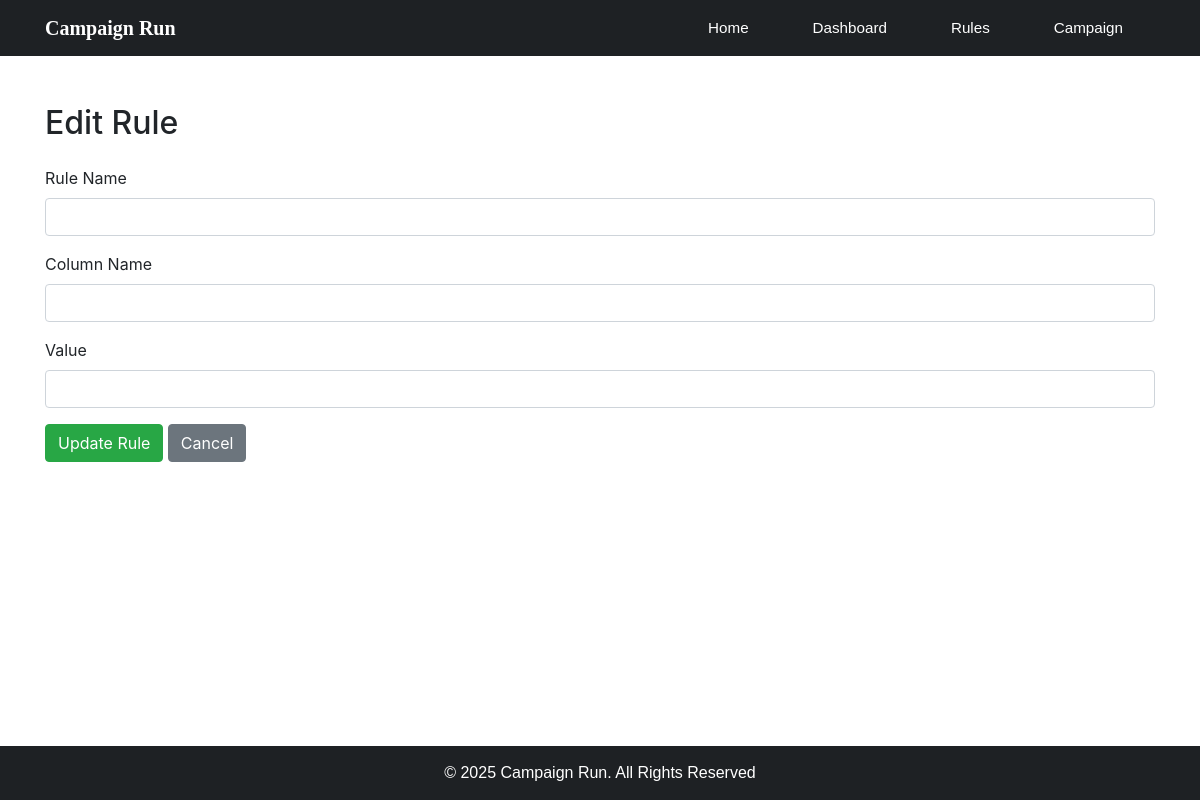
/rules/edit/1, run on an earlier commit of the app's database.
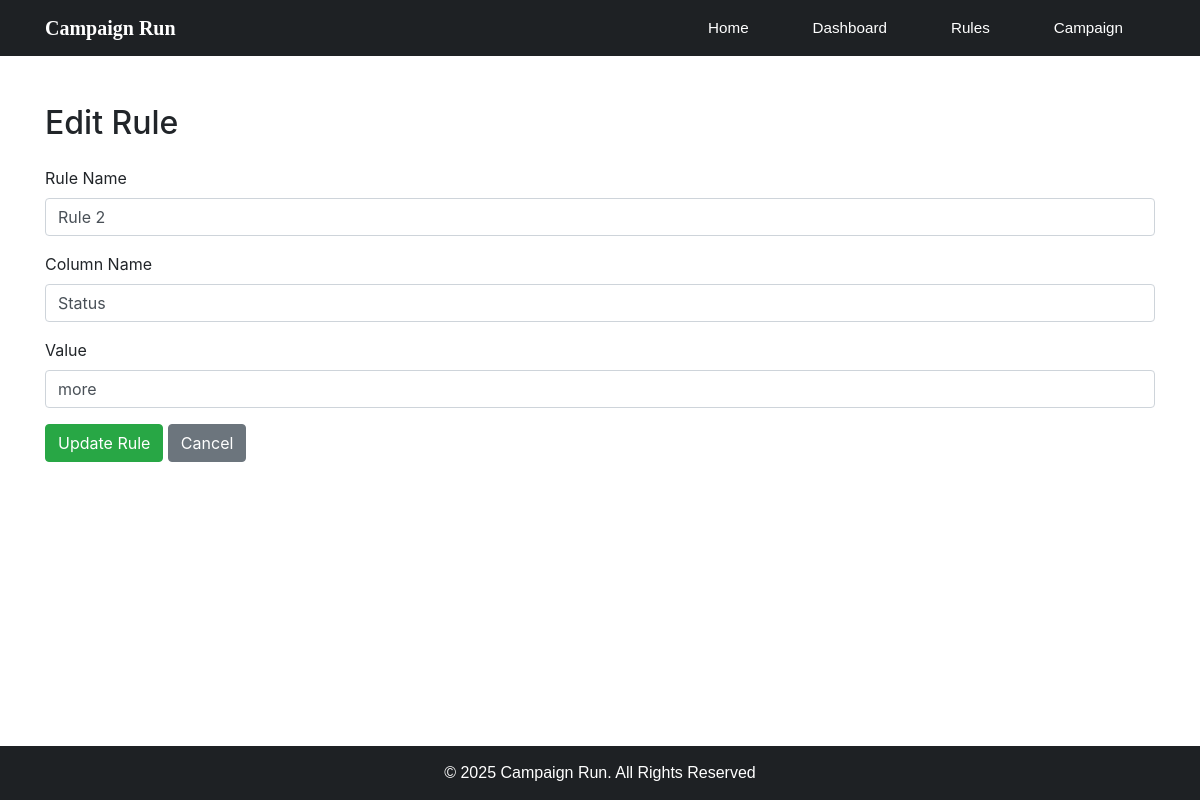
And on a later commit of the database.
### tables this page shows
CREATE TABLE rules (
                        id INTEGER PRIMARY KEY AUTOINCREMENT,
                        rule_name TEXT,
                        column_name TEXT,
                        value TEXT,
                        created_by TEXT,
                        created_date TEXT,
                        updated_by TEXT,
                        updated_date TEXT
                    );

### app.py (the view, shortened to what this page needs)
@app.route('/rules/edit/<int:id>', methods=['GET', 'POST'])
def edit_rule(id):
    with sqlite3.connect(DB_NAME) as conn:
        c = conn.cursor()
        c.execute("SELECT * FROM rules WHERE id=?", (id,))
        rule = c.fetchone()
    return render_template('edit_rules.html', rule=rule)

### templates/edit_rules.html (shortened to what this page needs)
{% extends 'base.html' %}
{% block content %}
<div class="container mt-5">
  <h2 class="mb-4">Edit Rule</h2>
  <form method="POST">
    <div class="mb-3">
      <label for="rule_name" class="form-label">Rule Name</label>
      <input type="text" class="form-control" id="rule_name" name="rule_name" value="{{ rule[1] }}" required>
    </div>
    <div class="mb-3">
      <label for="column_name" class="form-label">Column Name</label>
      <input type="text" class="form-control" id="column_name" name="column_name" value="{{ rule[2] }}" required>
    </div>
    <div class="mb-3">
      <label for="value" class="form-label">Value</label>
      <input type="text" class="form-control" id="value" name="value" value="{{ rule[3] }}" required>
    </div>
    <button type="submit" class="btn btn-success">Update Rule</button>
    <a href="{{ url_for('rules') }}" class="btn btn-secondary">Cancel</a>
  </form>
</div>
{% endblock %}

What changed in the data, as far as the page shows it:
added rules: rule_name "Rule 2", column_name "Status", value "more"
